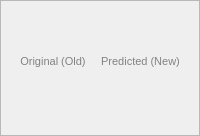
         <widget class="QFrame" name="frame_17">
          <property name="frameShape">
           <enum>QFrame::StyledPanel</enum>
          </property>
          <property name="frameShadow">
           <enum>QFrame::Raised</enum>
          </property>
          <layout class="QGridLayout" name="gridLayout_12">
           <item row="1" column="4">
            <widget class="QFrame" name="frame_18">
             <property name="maximumSize">
              <size>
               <width>100</width>
               <height>16777215</height>
              </size>
             </property>
             <property name="frameShape">
              <enum>QFrame::StyledPanel</enum>
             </property>
             <property name="frameShadow">
              <enum>QFrame::Raised</enum>
             </property>
            </widget>
           </item>
           <item row="1" column="3">
            <widget class="QFrame" name="frame_19">
             <property name="maximumSize">
              <size>
               <width>16777215</width>
               <height>500</height>
              </size>
             </property>
             <property name="frameShape">
              <enum>QFrame::StyledPanel</enum>
             </property>
             <property name="frameShadow">
              <enum>QFrame::Plain</enum>
             </property>
            </widget>
           </item>
           <item row="0" column="3">
            <widget class="QLabel" name="label_31">
             <property name="minimumSize">
              <size>
               <width>0</width>
               <height>100</height>
              </size>
             </property>
             <property name="maximumSize">
              <size>
               <width>16777215</width>
               <height>100</height>
              </size>
             </property>
             <property name="font">
              <font>
               <family>Tahoma</family>
               <pointsize>8</pointsize>
              </font>
             </property>
             <property name="styleSheet">
              <string notr="true">background-color: rgba(255, 255, 255, 0);
color: rgb(130, 130, 130);</string>
             </property>
             <property name="text">
              <string>&lt;html&gt;&lt;head/&gt;&lt;body&gt;&lt;p&gt;Predicted (New)&lt;/p&gt;&lt;/body&gt;&lt;/html&gt;</string>
             </property>
             <property name="alignment">
              <set>Qt::AlignCenter</set>
             </property>
            </widget>
           </item>
           <item row="1" column="0">
            <widget class="QFrame" name="frame_22">
             <property name="maximumSize">
              <size>
               <width>100</width>
               <height>16777215</height>
              </size>
             </property>
             <property name="frameShape">
              <enum>QFrame::StyledPanel</enum>
             </property>
             <property name="frameShadow">
              <enum>QFrame::Raised</enum>
             </property>
            </widget>
           </item>
           <item row="0" column="1">
            <widget class="QLabel" name="label_14">
             <property name="minimumSize">
              <size>
               <width>0</width>
               <height>100</height>
              </size>
             </property>
             <property name="maximumSize">
              <size>
               <width>16777215</width>
               <height>100</height>
              </size>
             </property>
             <property name="font">
              <font>
               <family>Tahoma</family>
               <pointsize>8</pointsize>
              </font>
             </property>
             <property name="styleSheet">
              <string notr="true">background-color: rgba(255, 255, 255, 0);
color: rgb(130, 130, 130);</string>
             </property>
             <property name="text">
              <string>&lt;html&gt;&lt;head/&gt;&lt;body&gt;&lt;p&gt;Original (Old)&lt;/p&gt;&lt;/body&gt;&lt;/html&gt;</string>
             </property>
             <property name="alignment">
              <set>Qt::AlignCenter</set>
             </property>
            </widget>
           </item>
           <item row="1" column="1">
            <widget class="QFrame" name="frame_21">
             <property name="maximumSize">
              <size>
               <width>16777215</width>
               <height>500</height>
              </size>
             </property>
             <property name="frameShape">
              <enum>QFrame::StyledPanel</enum>
             </property>
             <property name="frameShadow">
              <enum>QFrame::Plain</enum>
             </property>
            </widget>
           </item>
           <item row="1" column="2">
            <widget class="QFrame" name="frame_20">
             <property name="maximumSize">
              <size>
               <width>100</width>
               <height>16777215</height>
              </size>
             </property>
             <property name="frameShape">
              <enum>QFrame::StyledPanel</enum>
             </property>
             <property name="frameShadow">
              <enum>QFrame::Raised</enum>
             </property>
            </widget>
           </item>
           <item row="2" column="1">
            <widget class="QFrame" name="frame_33">
             <property name="frameShape">
              <enum>QFrame::StyledPanel</enum>
             </property>
             <property name="frameShadow">
              <enum>QFrame::Raised</enum>
             </property>
             <widget class="QPushButton" name="openAnotherButton_6">
              <property name="geometry">
               <rect>
                <x>380</x>
                <y>10</y>
                <width>61</width>
                <height>40</height>
               </rect>
              </property>
              <property name="minimumSize">
               <size>
                <width>0</width>
                <height>23</height>
               </size>
              </property>
              <property name="font">
               <font>
                <family>Tahoma</family>
                <pointsize>6</pointsize>
                <kerning>false</kerning>
               </font>
              </property>
              <property name="autoFillBackground">
               <bool>false</bool>
              </property>
              <property name="styleSheet">
               <string notr="true">background-color: rgb(55, 65, 70);
color: rgb(160, 160, 160);</string>
              </property>
              <property name="text">
               <string notr="true">T2</string>
              </property>
             </widget>
             <widget class="QPushButton" name="openAnotherButton_7">
              <property name="geometry">
               <rect>
                <x>110</x>
                <y>10</y>
                <width>141</width>
                <height>40</height>
               </rect>
              </property>
              <property name="minimumSize">
               <size>
                <width>0</width>
                <height>23</height>
               </size>
              </property>
              <property name="font">
               <font>
                <family>Tahoma</family>
                <pointsize>6</pointsize>
                <kerning>false</kerning>
               </font>
              </property>
              <property name="autoFillBackground">
               <bool>false</bool>
              </property>
              <property name="styleSheet">
               <string notr="true">background-color: rgb(55, 65, 70);
color: rgb(160, 160, 160);</string>
              </property>
              <property name="text">
               <string notr="true">FLAIR</string>
              </property>
             </widget>
             <widget class="QPushButton" name="openAnotherButton_8">
              <property name="geometry">
               <rect>
                <x>270</x>
                <y>10</y>
                <width>91</width>
                <height>40</height>
               </rect>
              </property>
              <property name="minimumSize">
               <size>
                <width>0</width>
                <height>23</height>
               </size>
              </property>
              <property name="font">
               <font>
                <family>Tahoma</family>
                <pointsize>6</pointsize>
                <kerning>false</kerning>
               </font>
              </property>
              <property name="autoFillBackground">
               <bool>false</bool>
              </property>
              <property name="styleSheet">
               <string notr="true">background-color: rgb(55, 65, 70);
color: rgb(160, 160, 160);</string>
              </property>
              <property name="text">
               <string notr="true">T1CE</string>
              </property>
             </widget>
            </widget>
           </item>
           <item row="2" column="3">
            <widget class="QFrame" name="frame_34">
             <property name="maximumSize">
              <size>
               <width>16777215</width>
               <height>60</height>
              </size>
             </property>
             <property name="frameShape">
              <enum>QFrame::StyledPanel</enum>
             </property>
             <property name="frameShadow">
              <enum>QFrame::Raised</enum>
             </property>
             <widget class="QPushButton" name="openAnotherButton_9">
              <property name="geometry">
               <rect>
                <x>270</x>
                <y>10</y>
                <width>91</width>
                <height>40</height>
               </rect>
              </property>
              <property name="minimumSize">
               <size>
                <width>0</width>
                <height>23</height>
               </size>
              </property>
              <property name="font">
               <font>
                <family>Tahoma</family>
                <pointsize>6</pointsize>
                <kerning>false</kerning>
               </font>
              </property>
              <property name="autoFillBackground">
               <bool>false</bool>
              </property>
              <property name="styleSheet">
               <string notr="true">background-color: rgb(55, 65, 70);
color: rgb(160, 160, 160);</string>
              </property>
              <property name="text">
               <string notr="true">T1CE</string>
              </property>
             </widget>
             <widget class="QPushButton" name="openAnotherButton_10">
              <property name="geometry">
               <rect>
                <x>380</x>
                <y>10</y>
                <width>61</width>
                <height>40</height>
               </rect>
              </property>
              <property name="minimumSize">
               <size>
                <width>0</width>
                <height>23</height>
               </size>
              </property>
              <property name="font">
               <font>
                <family>Tahoma</family>
                <pointsize>6</pointsize>
                <kerning>false</kerning>
               </font>
              </property>
              <property name="autoFillBackground">
               <bool>false</bool>
              </property>
              <property name="styleSheet">
               <string notr="true">background-color: rgb(55, 65, 70);
color: rgb(160, 160, 160);</string>
              </property>
              <property name="text">
               <string notr="true">T2</string>
              </property>
             </widget>
             <widget class="QPushButton" name="openAnotherButton_11">
              <property name="geometry">
               <rect>
                <x>110</x>
                <y>10</y>
                <width>141</width>
                <height>40</height>
               </rect>
              </property>
              <property name="minimumSize">
               <size>
                <width>0</width>
                <height>23</height>
               </size>
              </property>
              <property name="font">
               <font>
                <family>Tahoma</family>
                <pointsize>6</pointsize>
                <kerning>false</kerning>
               </font>
              </property>
              <property name="autoFillBackground">
               <bool>false</bool>
              </property>
              <property name="styleSheet">
               <string notr="true">background-color: rgb(55, 65, 70);
color: rgb(160, 160, 160);</string>
              </property>
              <property name="text">
               <string notr="true">FLAIR</string>
              </property>
             </widget>
            </widget>
           </item>
          </layout>
         </widget>
